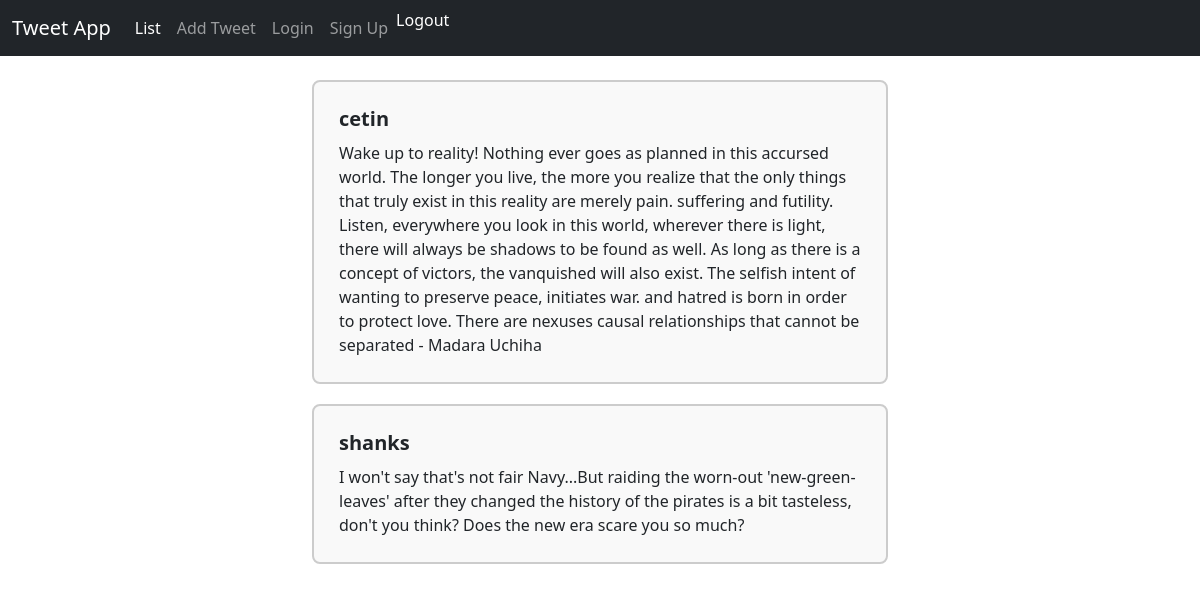
The page / on the database its author committed.
### tweetapp/models.py (models this page shows, shortened)
class Tweet(models.Model):
    username = models.ForeignKey(User, on_delete= models.CASCADE, null=True)
    message = models.CharField(max_length= 144)

### tweetapp/views.py (the view)
# urls.py: path('', views.listtweet, name = 'listtweet'),
def listtweet(request):
    all_tweets = models.Tweet.objects.all()
    tweet_dict = {"tweets": all_tweets}
    return render(request, 'tweetapp/listtweet.html', context=tweet_dict)

### tweetapp/templates/tweetapp/listtweet.html (shortened to what this page needs)
{% extends "base.html" %}
{% block content %}
<div class="container" style="width : 50%;">
    {% for tweet in tweets %}
        <div class="tweet-box">
            <div class="card-body">
                <h5 class="card-title">{{ tweet.username }}</h5>
                <p class="card-text">{{ tweet.message }}</p>
            </div>
        </div>
    {% endfor %}
</div>
{% endblock %}

### templates/base.html (shortened to what this page needs)
{% load static %}
<html lang="en">
<head>
    <link href="https://cdn.jsdelivr.net/npm/bootstrap@5.3.0-alpha2/dist/css/bootstrap.min.css" rel="stylesheet">
    <link rel="stylesheet" href="{% static 'tweetapp/style.css' %}">
</head>
<body>
    <nav class="navbar navbar-expand-md navbar-dark bg-dark mb-4">
        <div class="container-fluid">
          <a class="navbar-brand" href="{% url 'tweetapp:listtweet' %}">Tweet App</a>
          <div class="collapse navbar-collapse" id="navbarCollapse">
            <ul class="navbar-nav me-auto mb-2 mb-md-0">
              <li class="nav-item">
                <a class="nav-link active" aria-current="page" href="{% url 'tweetapp:listtweet' %}">List</a>
              </li>
              <li class="nav-item">
                <a class="nav-link" href="{% url 'tweetapp:addtweet' %}">Add Tweet</a>
              </li>
              <li class="nav-item">
                <a class="nav-link" href="{% url 'login' %}">Login</a>
              </li>
              <li class="nav-item">
                <a class="nav-link" href="{% url 'tweetapp:signup' %}">Sign Up</a>
              </li>
              <li class="nav-item">
                <form method="POST" action="{% url 'logout' %}" style="display: inline; padding: 0;">
                    <button type="submit" class="nav-link btn btn-link text-white p-0" style="text-decoration: none; padding: 0;">
                        Logout
                    </button>
                </form>
              </li>
            </ul>
          </div>
        </div>
      </nav>
    {% block content %}
    {% endblock %}
</body>
</html>

### tweetapp/static/tweetapp/style.css (style rules this page uses)
.tweet-box { margin-bottom: 20px; padding: 15px; border: 2px solid #ccc; border-radius: 8px; background-color: #f9f9f9; }
.tweet-box .card-body { padding: 10px; }
.card-title { font-weight: bold; margin-bottom: 10px; }
.card-text { font-size: 16px; line-height: 1.5; }

### tweetapp/templates/tweetapp/listtweet.html (style rules this page uses)
.tweet-box { margin-bottom: 20px; padding: 15px; border: 2px solid #ccc; border-radius: 8px; background-color: #f9f9f9; }
.tweet-box .card-body { padding: 10px; }
.card-title { font-weight: bold; margin-bottom: 10px; }
.card-text { font-size: 16px; line-height: 1.5; }

### rows shown on the page
Tweet: username "cetin", message "Wake up to reality! Nothing ever goes as planned in this accursed world. The longer you live, the more you realize that the only things that truly exist in this reality are merely pain. suffering and futility. Listen, everywhere you look in this world, wherever there is light, there will always be shadows to be found as well. As long as there is a concept of victors, the vanquished will also exist. The selfish intent of wanting to preserve peace, initiates war. and hatred is born in order to protect love. There are nexuses causal relationships that cannot be separated - Madara Uchiha"
Tweet: username "shanks", message "I won't say that's not fair Navy...But raiding the worn-out 'new-green-leaves' after they changed the history of the pirates is a bit tasteless, don't you think? Does the new era scare you so much?"
